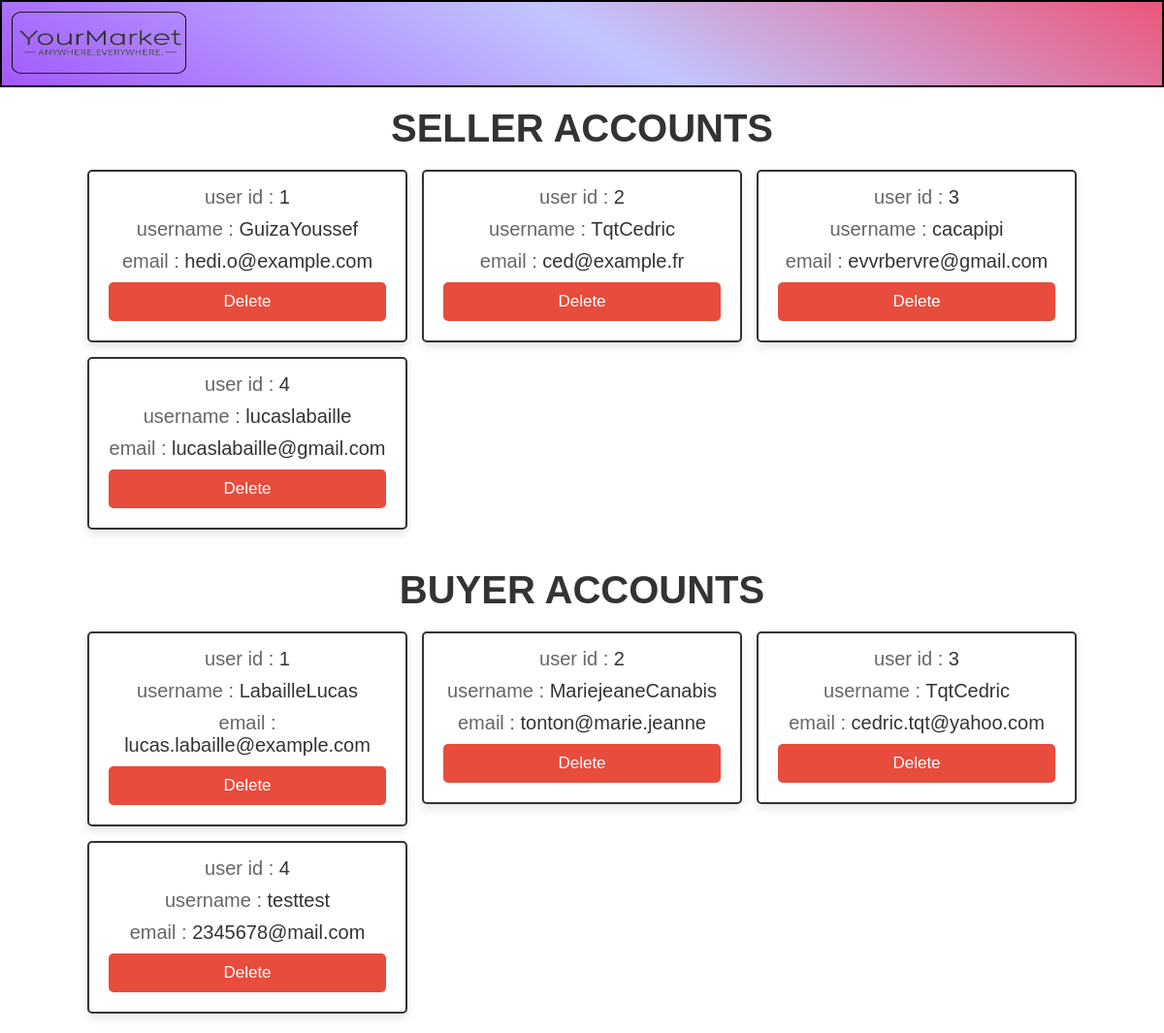
The page /php/admin-view.php (signed in) on the database as committed earlier.
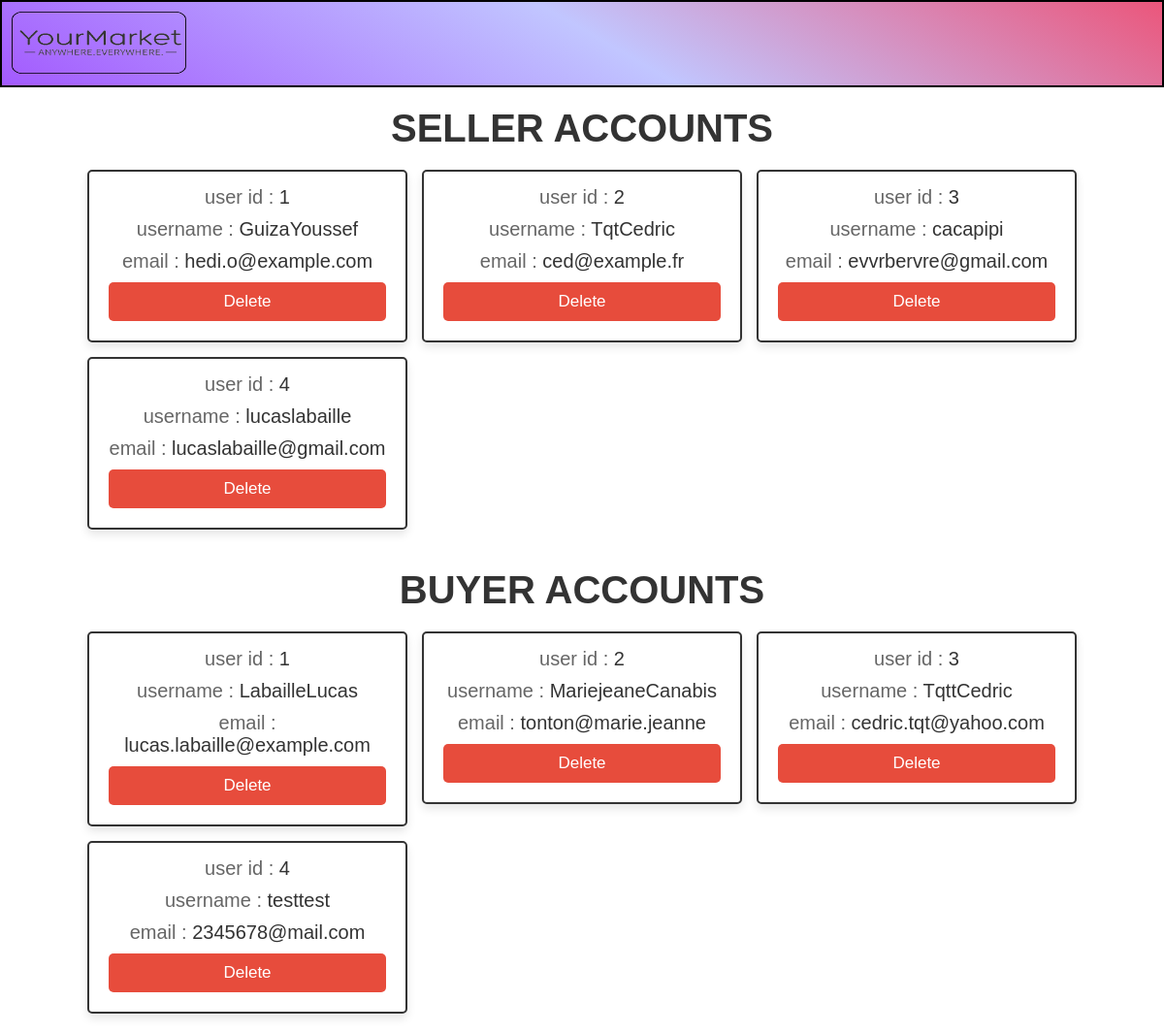
The same page on the database as committed later.
### tables this page shows
CREATE TABLE IF NOT EXISTS `buyer` (
  `ID_Buyer` int NOT NULL AUTO_INCREMENT,
  `lastname` varchar(20) NOT NULL,
  `firstname` varchar(20) NOT NULL,
  `dateofbirth` date NOT NULL,
  `phone` varchar(10) DEFAULT NULL,
  `email` varchar(200) NOT NULL,
  `password` varchar(255) NOT NULL,
  PRIMARY KEY (`ID_Buyer`),
  UNIQUE KEY `email` (`email`)
);

### php/admin-view.php (the view, shortened to what this page needs)
<?php
$mysqli = require __DIR__ . "/connecdb.php";
?>
<!DOCTYPE html>
<html lang="en">
<head>
    <link rel="stylesheet" href="../css/admin-view.css">
</head>
<body>
<div id="navbar">
    <div class="nav-logo">
        <a href="logout_admin.php"> <img src="../image/logo-2.png" alt="Logo" height="64" width="180"></a>
    </div>
</div>
<section class="accounts">
    <h1 class="heading">Seller Accounts</h1>
    <div class="box-container">
        <?php
        $select_accounts = $mysqli->prepare("SELECT * FROM `seller`");
        $select_accounts->execute();
        $result = $select_accounts->get_result();
        if ($result->num_rows > 0) {
            while ($fetch_accounts = $result->fetch_assoc()) {
                ?>
                <div class="box">
                    <p> user id : <span><?= $fetch_accounts['ID_Seller']; ?></span> </p>
                    <p> username : <span><?= $fetch_accounts['lastname']; ?><?= $fetch_accounts['firstname']; ?></span> </p>
                    <p> email : <span><?= $fetch_accounts['email']; ?></span> </p>
                    <a href="admin-view.php?delete1=<?= $fetch_accounts['ID_Seller']; ?>" onclick="return confirm('Delete this account? The user-related information will also be deleted!')" class="delete-btn">Delete</a>
                </div>
                <?php
            }
        } else {
            echo '<p class="empty">No accounts available!</p>';
        }
        ?>
    </div>
</section>
<section class="accounts">
    <h1 class="heading">Buyer Accounts</h1>
    <div class="box-container">
        <?php
        $select_accounts = $mysqli->prepare("SELECT * FROM `buyer`");
        $select_accounts->execute();
        $result = $select_accounts->get_result();
        if ($result->num_rows > 0) {
            while ($fetch_accounts = $result->fetch_assoc()) {
                ?>
                <div class="box">
                    <p> user id : <span><?= $fetch_accounts['ID_Buyer']; ?></span> </p>
                    <p> username : <span><?= $fetch_accounts['lastname']; ?><?= $fetch_accounts['firstname']; ?></span> </p>
                    <p> email : <span><?= $fetch_accounts['email']; ?></span> </p>
                    <a href="admin-view.php?delete2=<?= $fetch_accounts['ID_Buyer']; ?>" onclick="return confirm('Delete this account? The user-related information will also be deleted!')" class="delete-btn">Delete</a>
                </div>
                <?php
            }
        } else {
            echo '<p class="empty">No accounts available!</p>';
        }
        ?>
    </div>
</section>
</body>
</html>

Rows that differ between the two databases and show on the page:
changed buyer "Cedric": lastname "Tqt" → "Tqtt"
